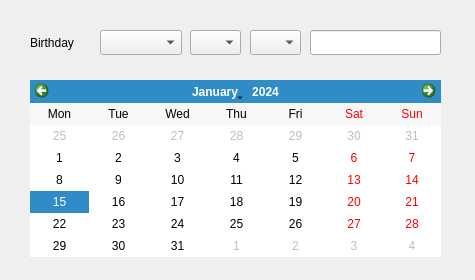
<?xml version="1.0" encoding="UTF-8"?>
<ui version="4.0">
 <class>Dialog</class>
 <widget class="QDialog" name="Dialog">
  <property name="geometry">
   <rect>
    <x>0</x>
    <y>0</y>
    <width>475</width>
    <height>280</height>
   </rect>
  </property>
  <property name="windowTitle">
   <string>Dialog</string>
  </property>
  <widget class="QLineEdit" name="lineEdit">
   <property name="geometry">
    <rect>
     <x>310</x>
     <y>30</y>
     <width>131</width>
     <height>25</height>
    </rect>
   </property>
  </widget>
  <widget class="QComboBox" name="cbDay">
   <property name="geometry">
    <rect>
     <x>250</x>
     <y>30</y>
     <width>51</width>
     <height>25</height>
    </rect>
   </property>
  </widget>
  <widget class="QComboBox" name="cbMonth">
   <property name="geometry">
    <rect>
     <x>190</x>
     <y>30</y>
     <width>51</width>
     <height>25</height>
    </rect>
   </property>
  </widget>
  <widget class="QComboBox" name="cbYear">
   <property name="geometry">
    <rect>
     <x>100</x>
     <y>30</y>
     <width>82</width>
     <height>25</height>
    </rect>
   </property>
  </widget>
  <widget class="QLabel" name="label">
   <property name="geometry">
    <rect>
     <x>30</x>
     <y>30</y>
     <width>59</width>
     <height>25</height>
    </rect>
   </property>
   <property name="text">
    <string>Birthday</string>
   </property>
  </widget>
  <widget class="QCalendarWidget" name="calendarWidget">
   <property name="geometry">
    <rect>
     <x>30</x>
     <y>80</y>
     <width>411</width>
     <height>177</height>
    </rect>
   </property>
   <property name="verticalHeaderFormat">
    <enum>QCalendarWidget::NoVerticalHeader</enum>
   </property>
  </widget>
 </widget>
 <resources/>
 <connections/>
</ui>
